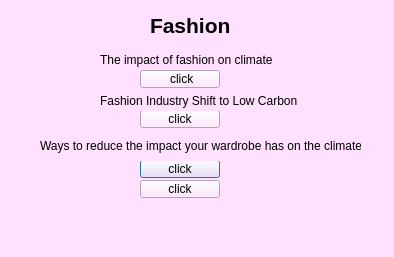
<?xml version="1.0" encoding="UTF-8"?>
<ui version="4.0">
 <class>fashion</class>
 <widget class="QDialog" name="fashion">
  <property name="geometry">
   <rect>
    <x>0</x>
    <y>0</y>
    <width>394</width>
    <height>257</height>
   </rect>
  </property>
  <property name="windowTitle">
   <string>Dialog</string>
  </property>
  <property name="styleSheet">
   <string notr="true">background-color: rgb(255, 225, 255);</string>
  </property>
  <widget class="QPushButton" name="link3">
   <property name="geometry">
    <rect>
     <x>140</x>
     <y>160</y>
     <width>80</width>
     <height>18</height>
    </rect>
   </property>
   <property name="styleSheet">
    <string notr="true"/>
   </property>
   <property name="text">
    <string>click</string>
   </property>
  </widget>
  <widget class="QLabel" name="label_4">
   <property name="geometry">
    <rect>
     <x>40</x>
     <y>130</y>
     <width>321</width>
     <height>31</height>
    </rect>
   </property>
   <property name="styleSheet">
    <string notr="true"/>
   </property>
   <property name="text">
    <string>Ways to reduce the impact your wardrobe has on the climate</string>
   </property>
  </widget>
  <widget class="QPushButton" name="link1">
   <property name="geometry">
    <rect>
     <x>140</x>
     <y>70</y>
     <width>80</width>
     <height>18</height>
    </rect>
   </property>
   <property name="styleSheet">
    <string notr="true"/>
   </property>
   <property name="text">
    <string> click</string>
   </property>
  </widget>
  <widget class="QLabel" name="label_2">
   <property name="geometry">
    <rect>
     <x>100</x>
     <y>50</y>
     <width>191</width>
     <height>20</height>
    </rect>
   </property>
   <property name="text">
    <string>The impact of fashion on climate</string>
   </property>
  </widget>
  <widget class="QPushButton" name="link2">
   <property name="geometry">
    <rect>
     <x>140</x>
     <y>110</y>
     <width>80</width>
     <height>18</height>
    </rect>
   </property>
   <property name="styleSheet">
    <string notr="true"/>
   </property>
   <property name="text">
    <string>click</string>
   </property>
  </widget>
  <widget class="QPushButton" name="link4">
   <property name="geometry">
    <rect>
     <x>140</x>
     <y>180</y>
     <width>80</width>
     <height>18</height>
    </rect>
   </property>
   <property name="styleSheet">
    <string notr="true"/>
   </property>
   <property name="text">
    <string>click</string>
   </property>
  </widget>
  <widget class="QLabel" name="label">
   <property name="geometry">
    <rect>
     <x>150</x>
     <y>10</y>
     <width>151</width>
     <height>31</height>
    </rect>
   </property>
   <property name="font">
    <font>
     <pointsize>16</pointsize>
     <bold>true</bold>
    </font>
   </property>
   <property name="text">
    <string>Fashion</string>
   </property>
  </widget>
  <widget class="QLabel" name="label_3">
   <property name="geometry">
    <rect>
     <x>100</x>
     <y>90</y>
     <width>201</width>
     <height>21</height>
    </rect>
   </property>
   <property name="text">
    <string>Fashion Industry Shift to Low Carbon</string>
   </property>
  </widget>
 </widget>
 <resources/>
 <connections/>
</ui>
